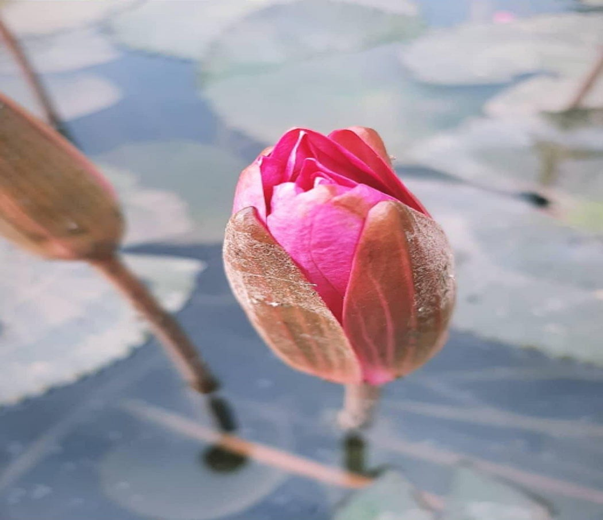
#> input picture Thursday 10:40 - 12:30/E22CSEU0901/LAB 7/flower.png, 603 x 520 px
$ jupyter execute --allow-errors Lab7.ipynb   (older library calls are emulated)
#> lines starting #> are read from the running program, lines starting #| are printed output that depends on the picture
[cell 1]
import cv2
import numpy as np
import matplotlib.pyplot as plt


image_path = "platelets.png"
image = cv2.imread(image_path, cv2.IMREAD_GRAYSCALE)


params = cv2.SimpleBlobDetector_Params()

params.filterByArea = True
params.minArea = 30
params.maxArea = 250

params.filterByCircularity = True
params.minCircularity = 0.2


params.filterByConvexity = True
params.minConvexity = 0.7


params.filterByInertia = True
params.minInertiaRatio = 0.2


detector = cv2.SimpleBlobDetector_create(params)


keypoints = detector.detect(image)
#> keypoints = ()


#> (the rest of this cell did not finish here and is left out)

[cell 2]
from skimage.feature import blob_log, blob_dog, blob_doh, hog
from skimage import img_as_float


image_path = "platelets.png"
image_color = cv2.imread(image_path)
#> (the rest of this cell did not finish here and is left out)

[cell 3]
from skimage.exposure import equalize_hist

filepath = "flower.png"
# Load Image
def load_image(filepath):
#> called with filepath = 'flower.png'
    with open(filepath, 'rb') as f:
        img = cv2.imdecode(np.frombuffer(f.read(), np.uint8), cv2.IMREAD_COLOR)
#> img is the input picture: shape (520, 603, 3); mean B, G, R 160.9, 150.3, 160.5
    return cv2.cvtColor(img, cv2.COLOR_BGR2RGB)


def adjust_brightness_contrast(image, alpha=1.2, beta=20):
#> called with alpha = 1.2, beta = 20
    return cv2.convertScaleAbs(image, alpha=alpha, beta=beta)
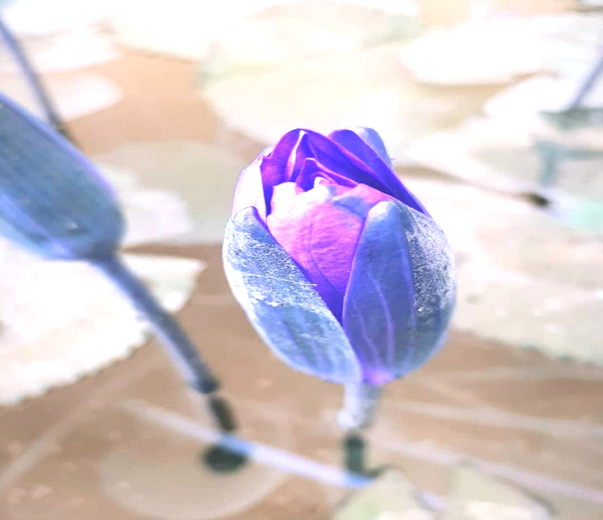
#> returned value: shape (520, 603, 3); mean of channels 0, 1, 2 208.3, 199.4, 209.9; drawn as B, G, R

def sharpen_image(image):
    kernel = np.array([[0, -1, 0], [-1, 5, -1], [0, -1, 0]])
    return cv2.filter2D(image, -1, kernel)
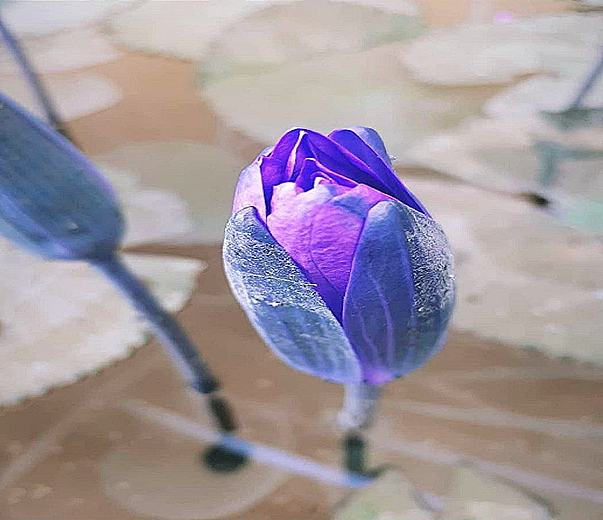
#> returned value: shape (520, 603, 3); mean of channels 0, 1, 2 160.3, 150.3, 160.9; drawn as B, G, R

def remove_noise(image):
    return cv2.GaussianBlur(image, (5, 5), 0)

def enhance_color(image):
    hsv = cv2.cvtColor(image, cv2.COLOR_RGB2HSV)
#> hsv: shape (520, 603, 3); mean H, S, V 99.8, 51.4, 176.2
    return cv2.cvtColor(hsv, cv2.COLOR_HSV2RGB)

def resize_image(image, width, height):
#> called with width = 300, height = 300
    return cv2.resize(image, (width, height), interpolation=cv2.INTER_LINEAR)
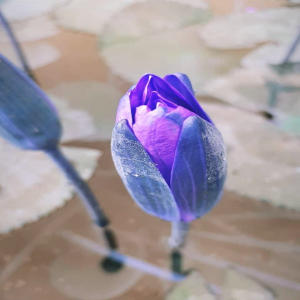
#> returned value: shape (300, 300, 3); mean of channels 0, 1, 2 160.4, 150.2, 160.8; drawn as B, G, R

def inverse_transform(image):
    return 255 - image
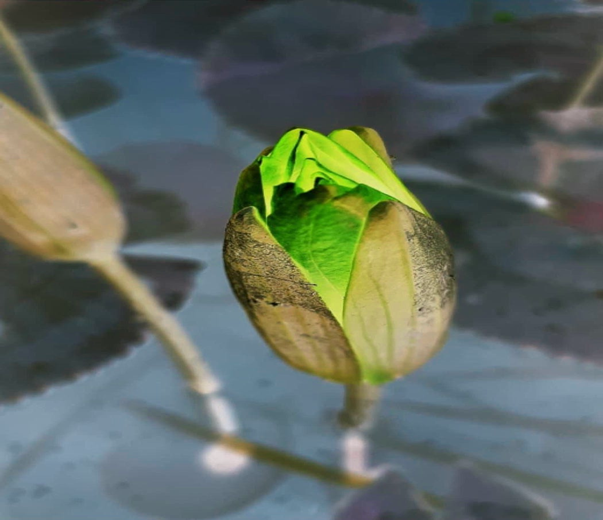
#> returned value: shape (520, 603, 3); mean of channels 0, 1, 2 94.5, 104.7, 94.1; drawn as B, G, R

def histogram_equalization(image):
    gray = cv2.cvtColor(image, cv2.COLOR_RGB2GRAY)
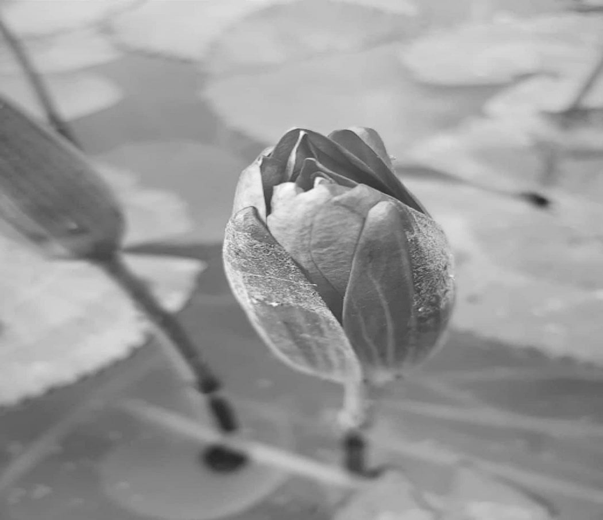
#> gray: shape (520, 603); min 36, max 254, mean 154.6
    return equalize_hist(gray)
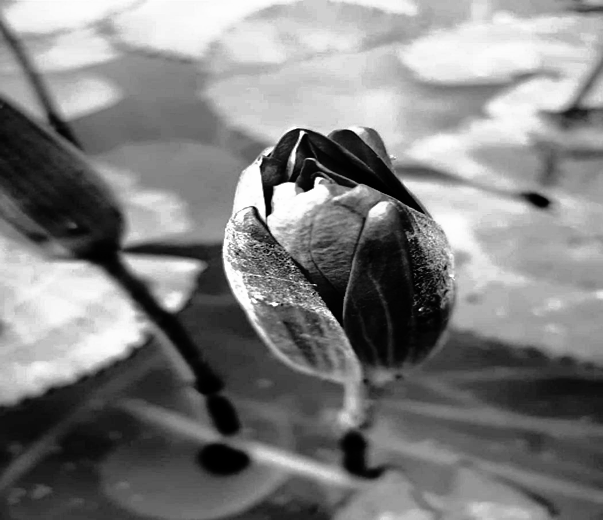
#> returned value: shape (520, 603) float64; min 3.19e-06, max 1, mean 0.504

def super_resolution(image):
    upscaled = cv2.pyrUp(image)
    return cv2.pyrDown(upscaled)
#> returned value: shape (520, 603, 3)

# [6 lines of commented-out code are left out]
import cv2
import numpy as np
import matplotlib.pyplot as plt

def white_balance_gray_world(img):
    """
    Apply white balancing using the Gray World Assumption.
    """
    # Convert to float32 for precision
    img = img.astype(np.float32)

    # Calculate mean of each channel
    avg_b = np.mean(img[:, :, 0])
#> avg_b = 160.5
    avg_g = np.mean(img[:, :, 1])
#> avg_g = 150.3
    avg_r = np.mean(img[:, :, 2])
#> avg_r = 160.9

    # Overall average
    avg_gray = (avg_r + avg_g + avg_b) / 3
#> avg_gray = 157.3

    # Scale each channel
    img[:, :, 0] *= (avg_gray / avg_b)
    img[:, :, 1] *= (avg_gray / avg_g)
    img[:, :, 2] *= (avg_gray / avg_r)

    # Clip and convert back to uint8
    img = np.clip(img, 0, 255).astype(np.uint8)
    return img


# Example Usage
if __name__ == "__main__":
    img_path = "flower.png"
    image = load_image(img_path)

    bright_contrast = adjust_brightness_contrast(image)
    sharpened = sharpen_image(image)
    noise_removed = remove_noise(image)
    color_enhanced = enhance_color(image)
    resized = resize_image(image, 300, 300)
    inverse = inverse_transform(image)
    hist_eq = histogram_equalization(image)
    super_res = super_resolution(image)
    # color_corrected = color_correction(image)
    # Load an image
image = cv2.imread("flower.png")
image = cv2.cvtColor(image, cv2.COLOR_BGR2RGB)  # Convert to RGB for display

# Apply white balance
balanced_img = white_balance_gray_world(image)

# Show results
plt.figure(figsize=(12, 5))
plt.subplot(1, 2, 1)
plt.title("Original")
plt.imshow(image)
plt.axis('off')

plt.subplot(1, 2, 2)
plt.title("White Balanced")
plt.imshow(balanced_img)
plt.axis('off')

plt.show()

$ run again, with Thursday 10:40 - 12:30/E22CSEU0901/LAB 7/bloodcells.png copied over Thursday 10:40 - 12:30/E22CSEU0901/LAB 7/flower.png
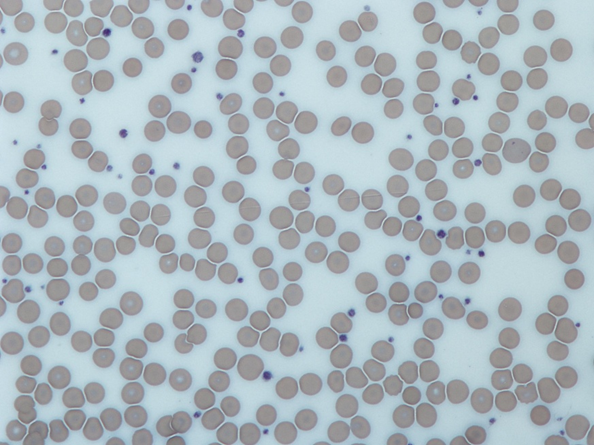
#> input picture Thursday 10:40 - 12:30/E22CSEU0901/LAB 7/bloodcells.png, 594 x 445 px
#> keypoints = ()
#> in load_image, img is the input picture: shape (445, 594, 3); mean B, G, R 190.7, 184.4, 172.1
#> hsv: shape (445, 594, 3); mean H, S, V 96.1, 26.2, 191.6
#> in inverse_transform, `return 255 - image`:
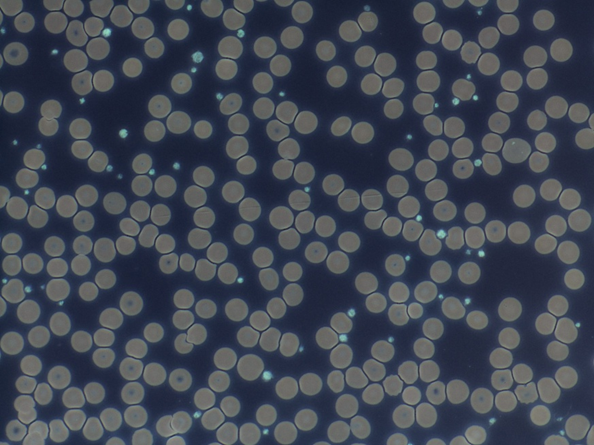
#> returned value: shape (445, 594, 3); mean of channels 0, 1, 2 82.9, 70.6, 64.3; drawn as B, G, R
#> in histogram_equalization, `return equalize_hist(gray)`:
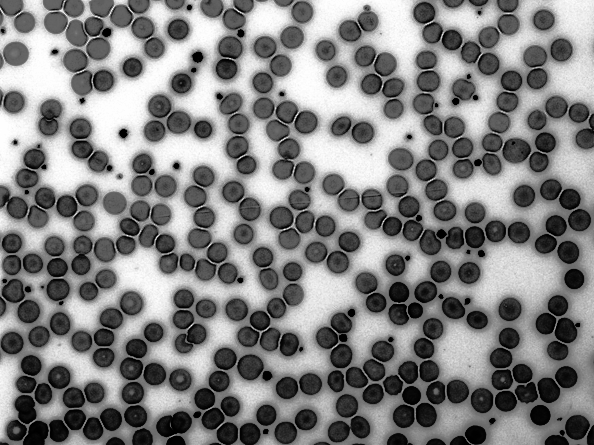
#> returned value: shape (445, 594) float64; min 3.78e-06, max 1, mean 0.508
#> avg_b = 172.1
#> avg_g = 184.4
#> avg_r = 190.7
#> avg_gray = 182.4
